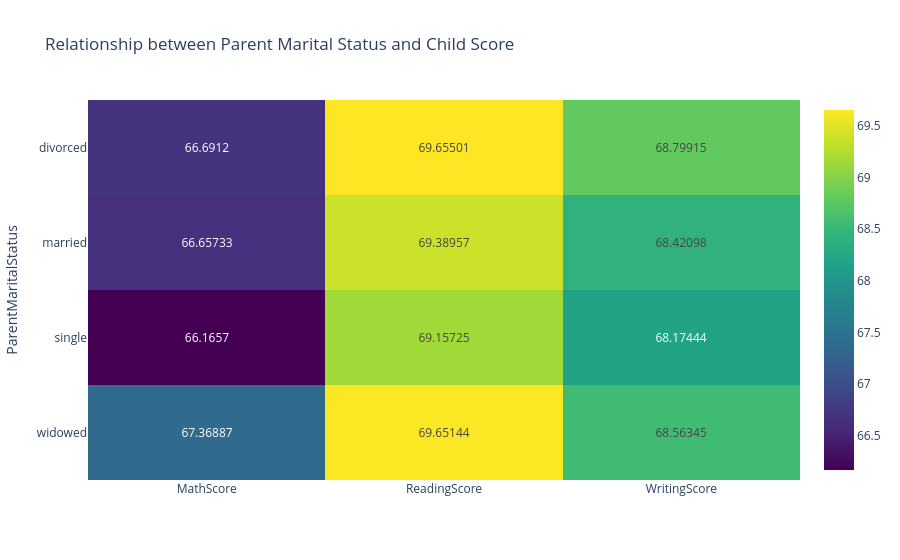

Here is the notebook cell this chart was saved with:
### Code cell
fig = px.imshow(impact_of_parent_mart_st, text_auto=True, aspect='auto', height=600, color_continuous_scale='Viridis', title='Relationship between Parent Marital Status and Child Score')
fig.show()

### Figure 1 — Plotly figure (JSON) as saved in the notebook; plotly's stock layout.template omitted (floating-point values rounded to 4 significant figures)
{"data": [{"coloraxis": "coloraxis", "hovertemplate": "x: %{x}<br>ParentMaritalStatus: %{y}<br>color: %{z}<extra></extra>", "name": "0", "texttemplate": "%{z}", "type": "heatmap", "x": ["MathScore", "ReadingScore", "WritingScore"], "xaxis": "x", "y": ["divorced", "married", "single", "widowed"], "yaxis": "y", "z": [[66.69, 69.66, 68.8], [66.66, 69.39, 68.42], [66.17, 69.16, 68.17], [67.37, 69.65, 68.56]]}], "layout": {"autosize": true, "coloraxis": {"colorscale": [[0, "#440154"], [0.1111, "#482878"], [0.2222, "#3e4989"], [0.3333, "#31688e"], [0.4444, "#26828e"], [0.5556, "#1f9e89"], [0.6667, "#35b779"], [0.7778, "#6ece58"], [0.8889, "#b5de2b"], [1, "#fde725"]]}, "title": {"text": "Relationship between Parent Marital Status and Child Score"}, "xaxis": {"anchor": "y", "autorange": true, "domain": [0, 1], "range": [-0.5, 2.5], "type": "category"}, "yaxis": {"anchor": "x", "autorange": true, "domain": [0, 1], "range": [3.5, -0.5], "title": {"text": "ParentMaritalStatus"}, "type": "category"}}}
